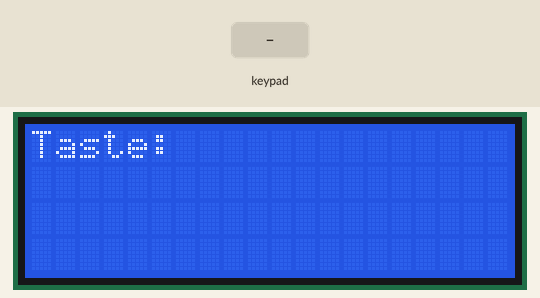
Recording of a sketch running on a simulated Arduino Uno, built with avr-gcc and run on an emulated ATmega328P. Shown: 20×4 character LCD. The test bench sets the inputs (shaded band). What the sketch prints to the serial monitor is not drawn.

Above: at 1.2 s.
1.3 s: keypad keys 0 1 2 3 # pressed 0.4 s apart
At 4.1 s:
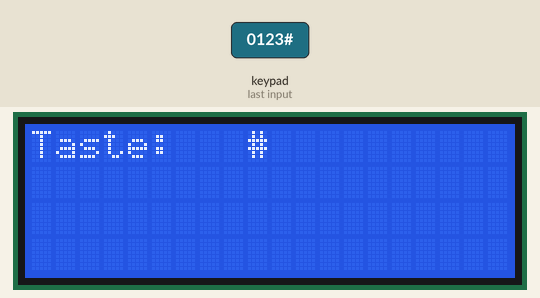
4.8 s: key 'D' pressed
At 5.7 s:
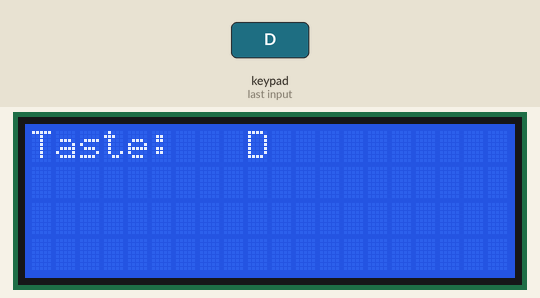
6.3 s: key '*' pressed
At 6.9 s:
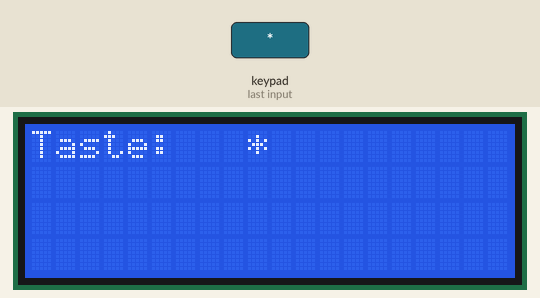
7.8 s: keypad keys 0 1 2 3 A pressed 0.4 s apart
At 10.2 s:
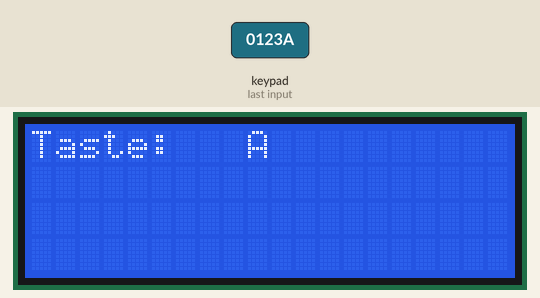
11.3 s: key 'C' pressed
12.8 s: key 'B' pressed
Timing chart, 0 to 15.3 s (numbered marks = the images above; inputs shaded):
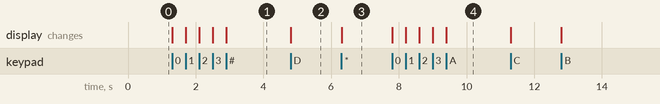

The sketch:

I2C_Keypad_LCD.ino
```cpp
/* Vendinator - Keypad und I²C Display zusammen
 *  Eine Mischung beider Beispiel-Sketche
 *
 *  Keypad_I2C.h         -> Author: Joe Young        https://github.com/joeyoung/arduino_keypads
 *  Keypad.h             -> Author: Alexander Brevig Bibliothekverwalter
 *  LiquidCrystal_I2C.h  -> Author: Frank de Brabander

*/
#include <Keypad_I2C.h>                   //Keypad I2C Bibliothek
#include <Keypad.h>                       //Keypad Bibliothek
#include <Wire.h>                         //I2C Bibliothek allgemein
#include <LiquidCrystal_I2C.h>            //I2C Display Bibiothek

#define I2CADDR 0x38                      // Adresse des PCF8574 für das Keypad

const byte ROWS = 4; //four rows
const byte COLS = 4; //four columns

char hexaKeys[ROWS][COLS] = {             //Keypad Layout
{'D','#','0','*'},
{'C','9','8','7'},
{'B','6','5','4'},
{'A','3','2','1'}
};

byte rowPins[ROWS] = {0, 1, 2, 3};          //Anschlüsse Reihen des Keypad
byte colPins[COLS] = {4, 5, 6, 7};          //Ansclhüsse Spalten des Keypad

Keypad_I2C customKeypad( makeKeymap(hexaKeys), rowPins, colPins, ROWS, COLS, I2CADDR);

LiquidCrystal_I2C lcd(0x27,20,4);           //Adresse I2C Display, Zeichen, Spalten

void setup(){
  Wire.begin( );                            //I2C starten
  customKeypad.begin( );                    //Keypad starten
  Serial.begin(9600);                       //Serielle Schnittstelle starten
  lcd.init();                               //Display starten
  lcd.backlight();                          //Hintergrundbeleuchtung einschalten
  lcd.setCursor(0,0);  lcd.print("Taste: ");//Ein mal die Ausgabe "Taste" auf dem Display
}

void loop(){
  char customKey = customKeypad.getKey();

  if (customKey != NO_KEY){                  //Wenn ein Tastendruck erkannt wird, auf serieller Schnittstelle und Display ausgeben
    Serial.println(customKey);
    lcd.setCursor(9,0);  lcd.print(customKey);
  }
}
```

Measured:
- after the input at 1.3 s, the display: first changes at once (image 1 shows a later state)
- after the input at 4.8 s, the display: changes at once (image 2)
- after the input at 6.3 s, the display: changes at once (image 3)
- after the input at 7.8 s, the display: first changes at once (image 4 shows a later state)
